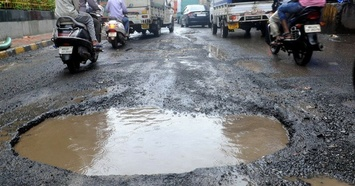
#> input picture object_prediction_imageai/3.jpg, 355 x 186 px, shrunk from 1200 x 628 before the run, given in place of 3.jpeg, which was not available
$ python boxes_grid.py
#> lines starting #> are read from the running program, lines starting #| are printed output that depends on the picture; after the words box and inside, x2 and y2 are one past the last pixel; in counts of white or black regions, pixels touching at a corner belong together; pictures that were not available may be replaced by others from this repository, and a replacement may not be noted
import cv2 as _cv2


def draw_grid(img, line_color=(0, 255, 0), thickness=3, type_=_cv2.LINE_AA, pxstep=1000, pystep=1000):
    '''(ndarray, 3-tuple, int, int) -> void
    draw gridlines on img
    line_color:
        BGR representation of colour
    thickness:
        line thickness
    type:
        8, 4 or cv2.LINE_AA
    pxstep:
        grid line frequency in pixels
    '''
    x = pxstep
    y = pystep
    while x < img.shape[1]:
        _cv2.line(img, (x, 0), (x, img.shape[0]), color=line_color, lineType=type_, thickness=thickness)
        x += pxstep

    while y < img.shape[0]:
        _cv2.line(img, (0, y), (img.shape[1], y), color=line_color, lineType=type_, thickness=thickness)
        y += pystep


image = _cv2.imread("imgs/3.jpeg")
#> image is the input picture: shape (186, 355, 3); mean B, G, R 118.3, 115.9, 114.6

# print the dimensions
print(image.shape)
#| (186, 355, 3)
print('Height of image:', (image.shape[0], 'pixels'))
#| Height of image: (186, 'pixels')
print('Width of image:', (image.shape[1], 'pixels'))
#| Width of image: (355, 'pixels')

px = int(image.shape[1] / 3)
#> px = 118
py = int(image.shape[0] / 3)
#> py = 62

# get grids
draw_grid(image,(0, 255, 0),2, 4, px, py)
#> after the loop in draw_grid, `while x < img.shape[1]:`:
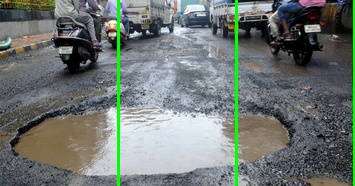
#> img: shape (186, 355, 3); mean B, G, R 115.5, 118.9, 111.9
#> after the loop in draw_grid, `while x < img.shape[1]:`: x = 472
#> after the loop in draw_grid, `while y < img.shape[0]:`:
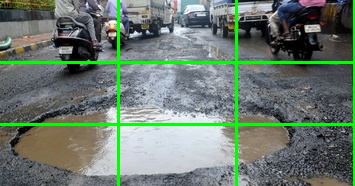
#> img: shape (186, 355, 3); 3.15% of pixels changed, all inside (x1, y1, x2, y2) = (0, 61, 353, 126)
#> after the loop in draw_grid, `while y < img.shape[0]:`: y = 186

image_path_processed = 'imgs/3_processed.jpeg'
_cv2.imwrite(image_path_processed, image)

$ run again, with object_prediction_imageai/1.jpg copied over object_prediction_imageai/3.jpg
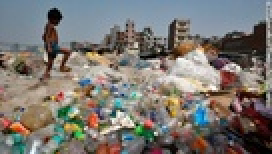
#> input picture object_prediction_imageai/1.jpg, 136 x 77 px, shrunk from 460 x 259 before the run, given in place of 3.jpeg, which was not available (shown 2 times larger)
#> image is the input picture: shape (77, 136, 3); mean B, G, R 113.5, 118.9, 122.9
#| (77, 136, 3)
#| Height of image: (77, 'pixels')
#| Width of image: (136, 'pixels')
#> after the loop in draw_grid, `while x < img.shape[1]:`:
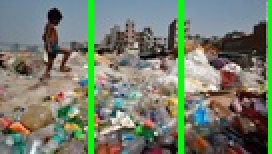
#> img: shape (77, 136, 3) (shown 2 times larger); mean B, G, R 106.8, 126.6, 115
#> after the loop in draw_grid, `while x < img.shape[1]:`: x = 180
#> after the loop in draw_grid, `while y < img.shape[0]:`:
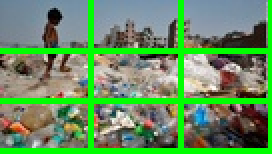
#> img: shape (77, 136, 3) (shown 2 times larger); 11% of pixels changed, all inside (x1, y1, x2, y2) = (0, 24, 134, 77)
#> after the loop in draw_grid, `while y < img.shape[0]:`: y = 100

$ run again, with object_prediction_imageai/2.jpg copied over object_prediction_imageai/3.jpg
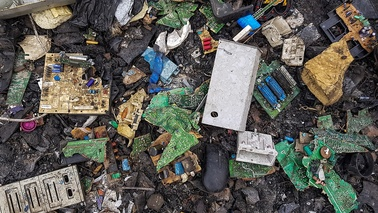
#> input picture object_prediction_imageai/2.jpg, 378 x 213 px, shrunk from 1280 x 720 before the run, given in place of 3.jpeg, which was not available
#> image is the input picture: shape (213, 378, 3); mean B, G, R 86.3, 92.4, 93.5
#| (213, 378, 3)
#| Height of image: (213, 'pixels')
#| Width of image: (378, 'pixels')
#> after the loop in draw_grid, `while x < img.shape[1]:`: x = 378
#> after the loop in draw_grid, `while y < img.shape[0]:`:
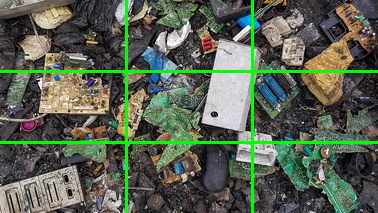
#> img: shape (213, 378, 3); mean B, G, R 82.1, 99, 89.1
#> after the loop in draw_grid, `while y < img.shape[0]:`: y = 213
